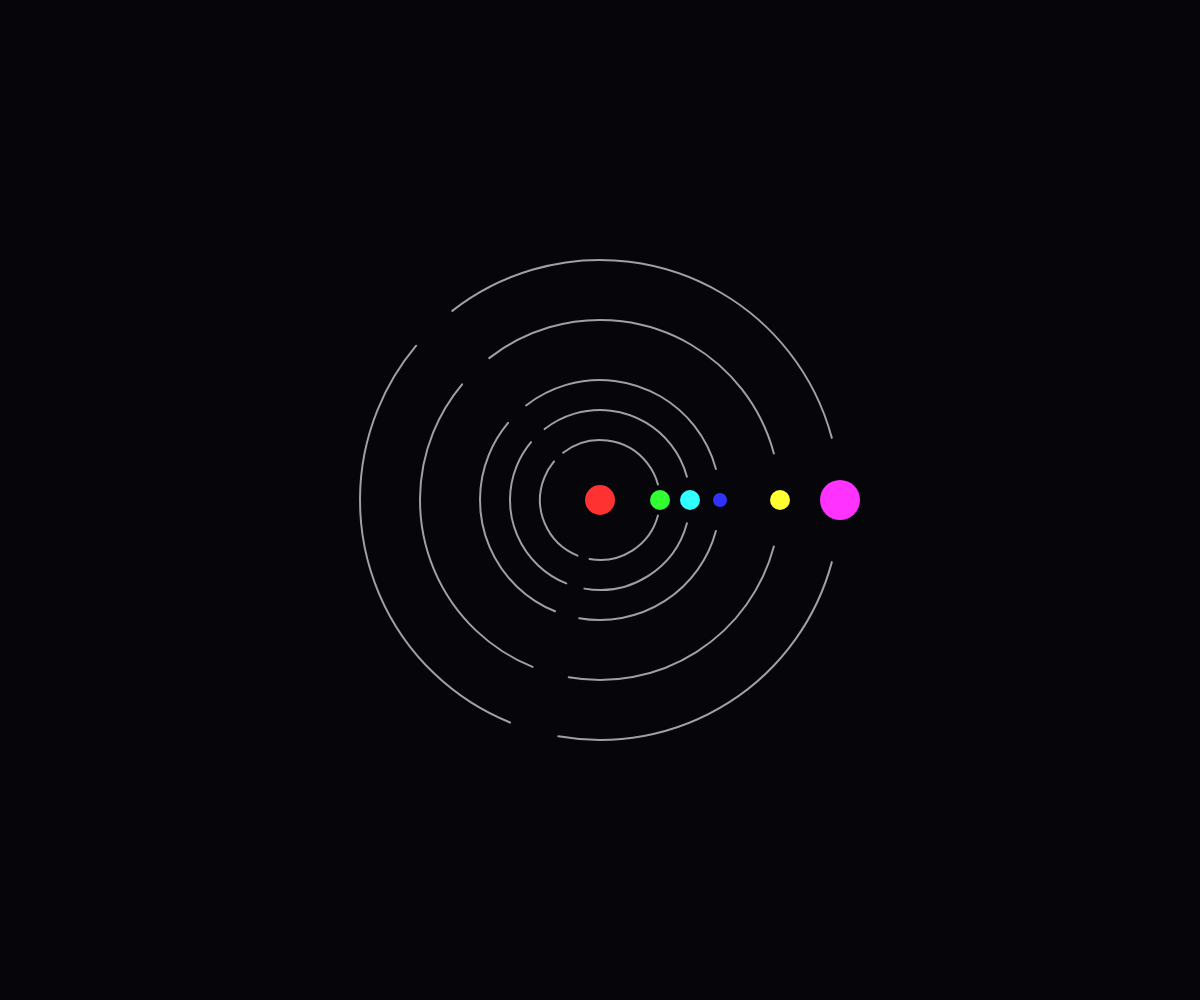
Frame 1 (no input)
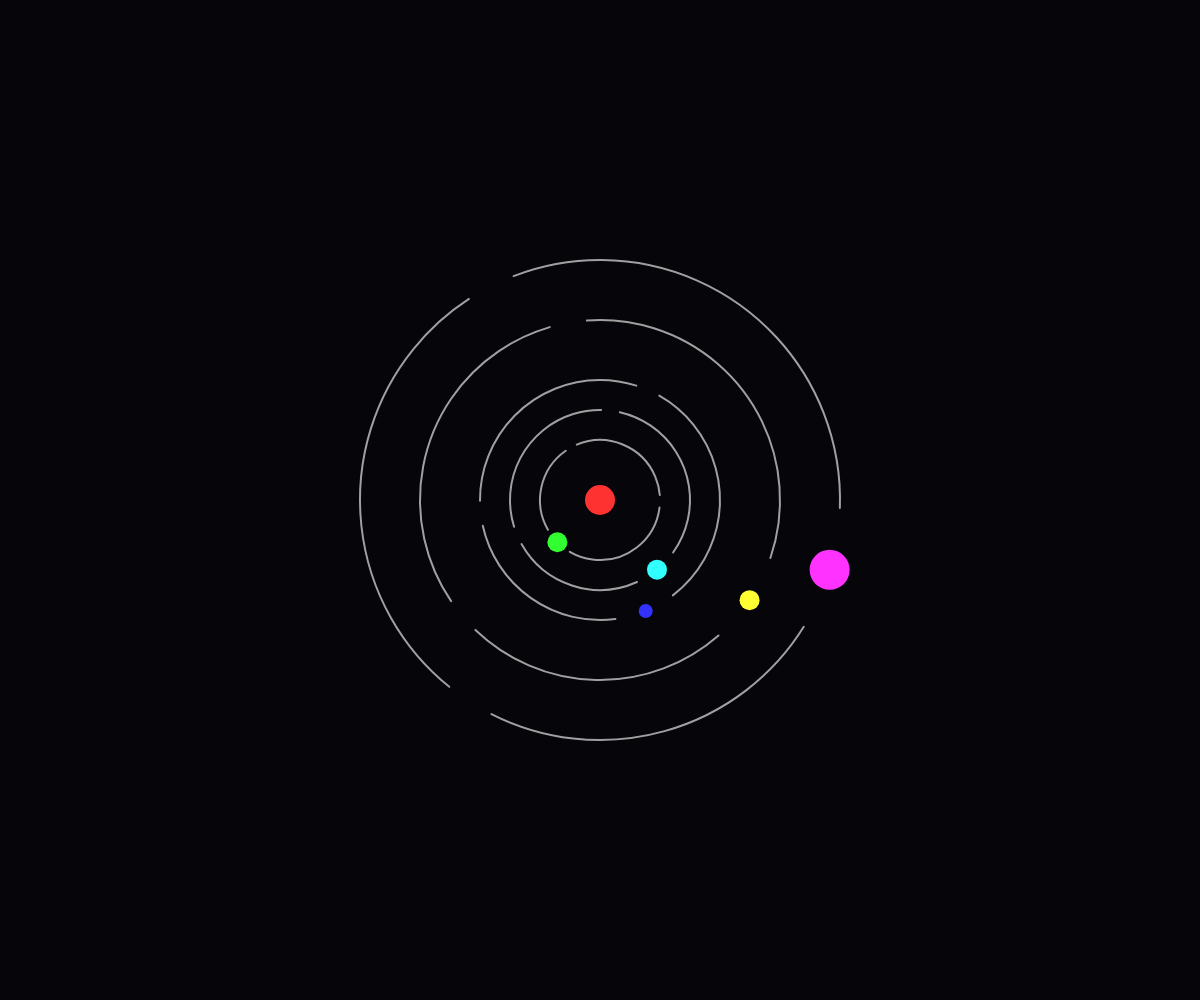
Frame 60 (no input)
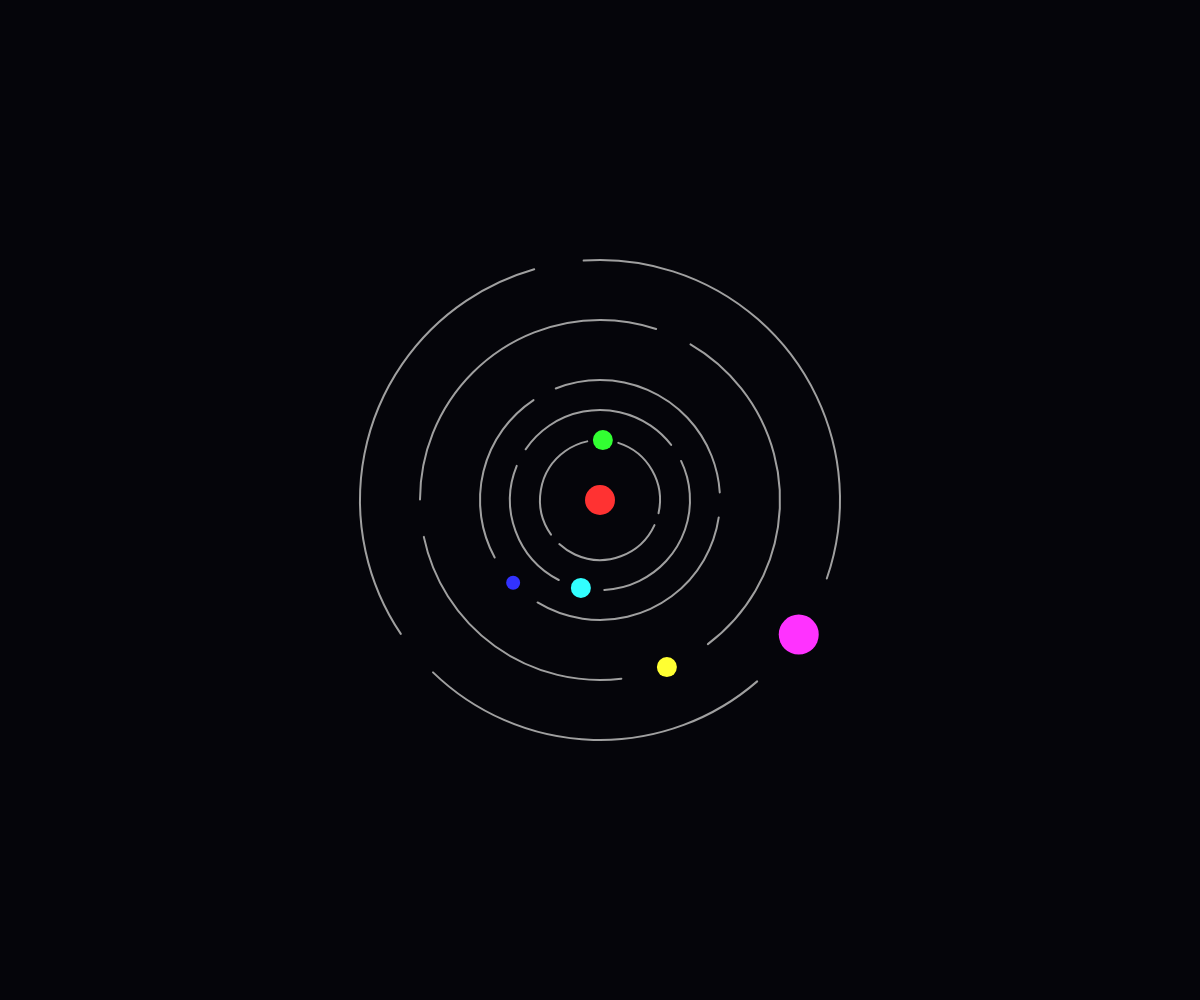
Frame 120 (the mouse pressed at the canvas centre since frame 60)

The p5.js sketch that drew these frames (run headless with seeded random() and noise() and a simulated clock; from frame 60 on, the mouse is pressed at the canvas centre):

// p5.js sketch
// ── sketch.js
var scale = 2;
var speed = 1;

var radius = scale * 10;

var satOneAngle = 0;
var satOneDist = (radius * 6);

var satTwoAngle = 0;
var satTwoDist = satOneDist * 2;

var satThreeAngle = 0;
var satThreeDist = satOneDist * (3/2);

var satFourAngle = 0;
var satFourDist = satOneDist * 3;

var satFiveAngle = 0;
var satFiveDist = satOneDist * (4);

function setup() {
    createCanvas(innerWidth, innerHeight);
    background(40);
    smooth();
}

function draw() {

    background(5, 5, 10);
    translate(width/2, height/2);

    strokeWeight(2);

    // Draw planet
    noStroke();
    fill(255, 50, 50);
    ellipse(0, 0, radius + 10);

    // Sat One
    noFill();
    stroke(160);
    arc(0, 0, satOneDist, satOneDist, satOneAngle + radians(15), satOneAngle + radians(100));
    arc(0, 0, satOneDist, satOneDist, satOneAngle + radians(112), satOneAngle + radians(220));
    arc(0, 0, satOneDist, satOneDist, satOneAngle + radians(232), satOneAngle + radians(345));

    noStroke();
    fill(50, 255, 50);
    ellipse(cos(satOneAngle) * (satOneDist / 2), sin(satOneAngle) * (satOneDist / 2), radius);

     // Sat Two
    noFill();
    stroke(160);
    arc(0, 0, satTwoDist, satTwoDist, satTwoAngle + radians(15), satTwoAngle + radians(100));
    arc(0, 0, satTwoDist, satTwoDist, satTwoAngle + radians(112), satTwoAngle + radians(220));
    arc(0, 0, satTwoDist, satTwoDist, satTwoAngle + radians(232), satTwoAngle + radians(345));

    noStroke();
    fill(50, 50, 255);
    ellipse(cos(satTwoAngle) * (satTwoDist / 2), sin(satTwoAngle) * (satTwoDist / 2), radius*0.7);

    // Sat Three
    noFill();
    stroke(160);
    arc(0, 0, satThreeDist, satThreeDist, satThreeAngle + radians(15), satThreeAngle + radians(100));
    arc(0, 0, satThreeDist, satThreeDist, satThreeAngle + radians(112), satThreeAngle + radians(220));
    arc(0, 0, satThreeDist, satThreeDist, satThreeAngle + radians(232), satThreeAngle + radians(345));

    noStroke();
    fill(50, 255, 255);
    ellipse(cos(satThreeAngle) * (satThreeDist / 2), sin(satThreeAngle) * (satThreeDist / 2), radius);


    // Sat Four
    noFill();
    stroke(160);
    arc(0, 0, satFourDist, satFourDist, satFourAngle + radians(15), satFourAngle + radians(100));
    arc(0, 0, satFourDist, satFourDist, satFourAngle + radians(112), satFourAngle + radians(220));
    arc(0, 0, satFourDist, satFourDist, satFourAngle + radians(232), satFourAngle + radians(345));

    noStroke();
    fill(255, 255, 50);
    ellipse(cos(satFourAngle) * (satFourDist / 2), sin(satFourAngle) * (satFourDist / 2), radius);

    // Sat Five
    noFill();
    stroke(160);
    arc(0, 0, satFiveDist, satFiveDist, satFiveAngle + radians(15), satFiveAngle + radians(100));
    arc(0, 0, satFiveDist, satFiveDist, satFiveAngle + radians(112), satFiveAngle + radians(220));
    arc(0, 0, satFiveDist, satFiveDist, satFiveAngle + radians(232), satFiveAngle + radians(345));

    noStroke();
    fill(255, 50, 255);
    ellipse(cos(satFiveAngle) * (satFiveDist / 2), sin(satFiveAngle) * (satFiveDist / 2), radius*2);

    satOneAngle += speed * 0.04;
    satTwoAngle += speed * 0.02;
    satThreeAngle += speed * 0.015;
    satFourAngle += speed * 0.01;
    satFiveAngle += speed * 0.005;
}
